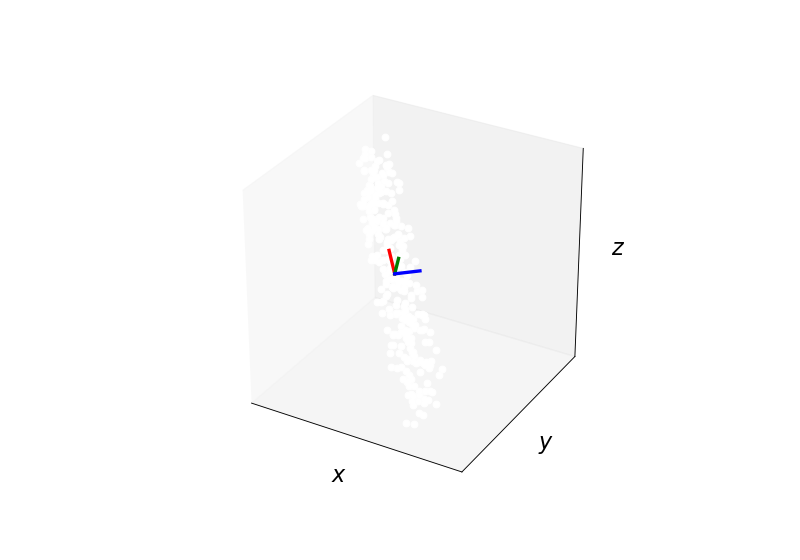

Generate this figure with Python:
from numpy import random

import matplotlib.pyplot as plt

from compas.geometry import rotation_matrix
from compas.geometry import transform_numpy

from compas.plotters import Axes3D
from compas.plotters import Cloud3D
from compas.plotters import Bounds
from compas.plotters import create_axes_3d

from compas.numerical import pca_numpy

data = random.rand(300, 3)
data[:, 0] *= 10.0
data[:, 1] *= 1.0
data[:, 2] *= 4.0

a = 3.14159 * 30.0 / 180
Ry = rotation_matrix(a, [0, 1.0, 0.0], rtype='array')

a = -3.14159 * 45.0 / 180
Rz = rotation_matrix(a, [0, 0, 1.0], rtype='array')

R = Rz.dot(Ry)

data = transform_numpy(data, R)

average, vectors, values = pca_numpy(data)

axes = create_axes_3d()

Bounds(data).plot(axes)
Cloud3D(data).plot(axes)
Axes3D(average, vectors).plot(axes)

plt.show()
